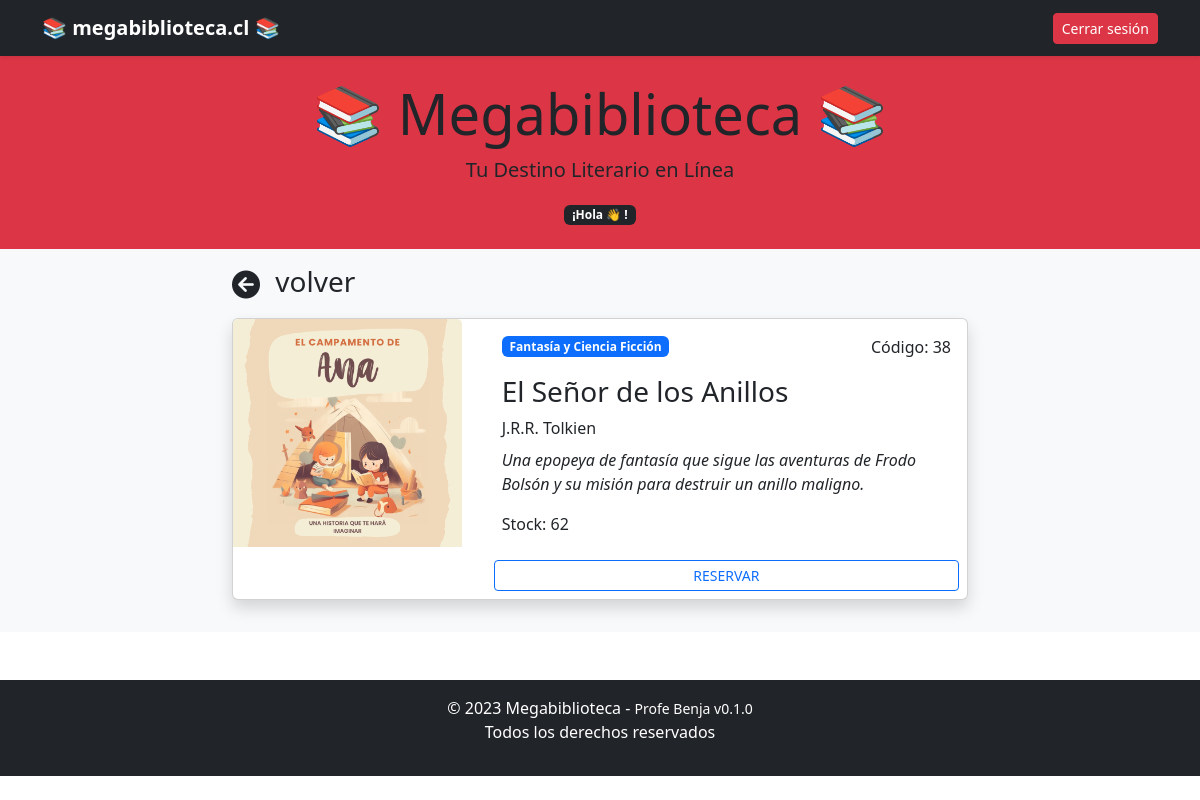
The page /home/libro/38 on the database its author committed.
### biblioteca/models.py (models this page shows, shortened)
class Libro(models.Model):
    nombre = models.CharField(max_length=200)
    codigo = models.CharField(max_length=20, unique=True)
    descripcion = models.TextField()
    imagen = models.ImageField(upload_to='libros/', null=True, blank=True)
    categoria = models.ForeignKey(Categoria, on_delete=models.CASCADE)
    autor = models.CharField(max_length=200, null=True, blank=True)
    stock = models.IntegerField(default=1)

class Categoria(models.Model):
    nombre = models.CharField(max_length=100)
    url = models.CharField(max_length=100, null=True, blank=True)
    def __str__(self):
        return self.nombre

### biblioteca/views.py (the view)
# urls.py: path('home/libro/<codigo>', views.home_libro, name='home_libro'),
def home_libro(request, codigo):
    perfil = request.session.get('perfil')
    libro = Libro.objects.get(codigo=codigo)
    context = {
        'perfil' : perfil,
        'libro' : libro,
    }
    return render(request, 'libro.html', context)

### biblioteca/templates/libro.html (shortened to what this page needs)
{% extends 'layouts/normal/base.html' %}
{% load static %}
{% block contenido %}
  <div class="navbar navbar-dark bg-dark shadow-sm">
    <div class="container">
      <a href="#" class="navbar-brand d-flex align-items-center"><strong>📚 megabiblioteca.cl 📚</strong></a>
      <div>
        <a type="button" class="btn btn-sm btn-danger" href="{% url 'logout' %}">Cerrar sesión</a>
      </div>
    </div>
  </div>
  <main>
    <header class="bg-danger text-dark text-center py-4">
      <h1 class="display-4">📚 <strong>Megabiblioteca</strong> 📚</h1>
      <p class="lead">Tu Destino Literario en Línea</p>
      <span class="badge bg-dark">¡Hola {{ request.user.first_name }} 👋 !</span>
    </header>
    <div class="album py-3 bg-body-tertiary">
      <div class="container">
        <div class="row justify-content-center">
          <div class="col-8 mb-3">
            {% include 'partials/_back.html' with url='/home' name='volver' %}
            <div class="card shadow">
              <div class="row">
                <div class="col-md-4">
                  <img src="{% static libro.imagen %}" class="bd-placeholder-img card-img-top" width="100%" />
                </div>
                <div class="col">
                  <div class="card-body">
                    <div class="d-flex justify-content-between align-items-center">
                      <p class="badge bg-primary mb-3">{{ libro.categoria }}</p>
                      <p class="text-end">Código: {{ libro.codigo }}</p>
                    </div>
                    <h3 class="card-title">{{ libro.nombre }}</h3>
                    <p class="card-title">{{ libro.autor }}</p>
                    <p class="card-text">
                      <em>{{ libro.descripcion }}</em>
                    </p>
                    <p class="card-text">Stock: {{ libro.stock }}</p>
                  </div>
                  <div class="d-grid p-2">
                    <a href="" class="btn btn-sm btn-outline-primary">RESERVAR</a>
                  </div>
                </div>
              </div>
            </div>
          </div>
        </div>
      </div>
    </div>
  </main>
{% endblock %}

### biblioteca/templates/libro.html (style rules this page uses)
.bd-placeholder-img { font-size: 1.125rem; text-anchor: middle; -webkit-user-select: none; -moz-user-select: none; user-select: none; }

### rows shown on the page
Libro: imagen (picture), categoria "Fantasía y Ciencia Ficción", codigo "38", nombre "El Señor de los Anillos", autor "J.R.R. Tolkien", descripcion "Una epopeya de fantasía que sigue las aventuras de Frodo Bolsón y su misión para destruir un anillo maligno.", stock "62"

### other values the page prints
{{ name }} "volver"
